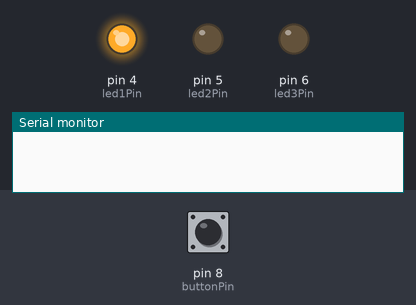
Recording of a sketch running on a simulated Arduino Uno, built with avr-gcc and run on an emulated ATmega328P. On the bench: output pins drawn as LEDs (lit = HIGH), the last lines printed to the serial monitor. Inputs (shaded band) come from the test bench; at power-on: pin 8 (buttonPin) HIGH.

Above: at 1.2 s.
1.3 s: pin 8 (buttonPin) pulled LOW for 0.15 s
At 1.42 s:
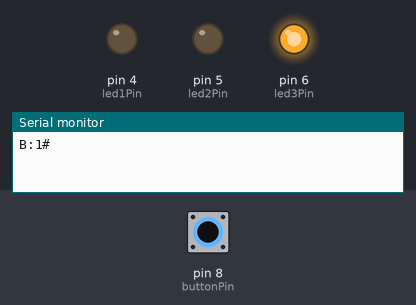
2.9 s: pin 8 (buttonPin) pulled LOW for 3.2 s
At 7.4 s:
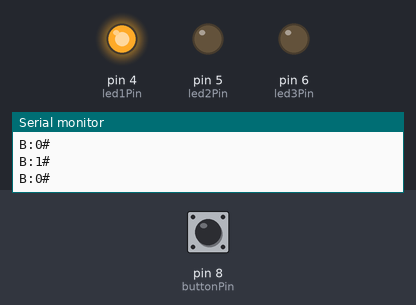
Timing chart, 0 to 8.9 s (numbered marks = the images above; inputs shaded):
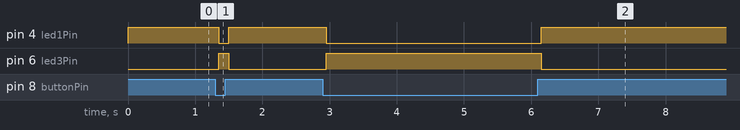

Measured:
- after the input at 1.3 s, pin 4 (led1Pin): HIGH → LOW after 0.05 s, → HIGH 0.15 s later; pin 6 (led3Pin): LOW → HIGH after 0.05 s, → LOW 0.15 s later
- after the input at 2.9 s, pin 4 (led1Pin): HIGH → LOW after 0.05 s, → HIGH 3.2 s later; pin 6 (led3Pin): LOW → HIGH after 0.05 s, → LOW 3.2 s later

The sketch:

PK_konk.ino
```cpp
// Периферийный контроллер
#define buttonPin 8
#define led1Pin 4  // Ожидание
#define led2Pin 5  // Завершение
#define led3Pin 6  // Запущен
#define BAUD_RATE 9600

bool buttonState = false;
bool lastButtonState = false;
unsigned long lastDebounceTime = 0;
const unsigned long debounceDelay = 50;

void setup() {
  Serial.begin(BAUD_RATE);
  pinMode(buttonPin, INPUT_PULLUP);
  pinMode(led1Pin, OUTPUT);
  pinMode(led2Pin, OUTPUT);
  pinMode(led3Pin, OUTPUT);
  setLEDs(true, false, false); // Начальное состояние: ожидание
}

void loop() {
  bool reading = !digitalRead(buttonPin); // Инвертируем, так как INPUT_PULLUP

  // Антидребезг
  if (reading != lastButtonState) {
    lastDebounceTime = millis();
  }

  if ((millis() - lastDebounceTime) > debounceDelay) {
    if (reading != buttonState) {
      buttonState = reading;

      // Отправка статуса кнопки на КНУ
      Serial.print("B:");
      Serial.print(buttonState ? "1" : "0");
      Serial.println("#");

      // Обновление светодиодов
      updateLEDs();
    }
  }
  lastButtonState = reading;
}

void updateLEDs() {
  if (buttonState) {
    setLEDs(false, false, true);  // Процесс запущен (зеленый)
  } else {
    setLEDs(true, false, false);  // Ожидание (красный)
  }
}

void setLEDs(bool led1, bool led2, bool led3) {
  digitalWrite(led1Pin, led1);
  digitalWrite(led2Pin, led2);
  digitalWrite(led3Pin, led3);
}
```
